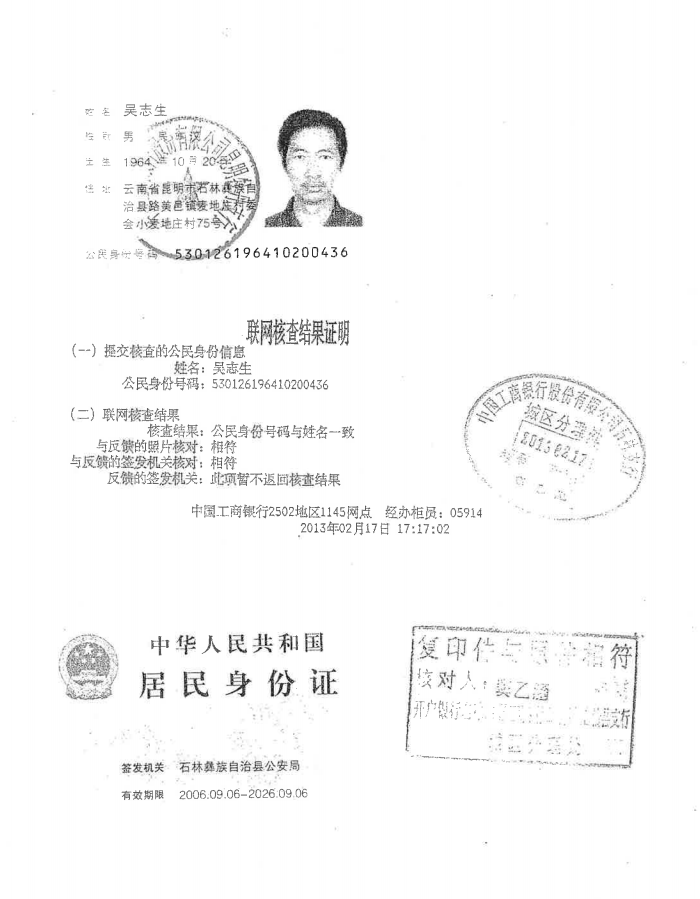
#> input picture 2.png, 700 x 899 px
$ python -i helper.py   (imports and definitions only)   (older library calls are emulated)
#> lines starting #> are read from the running program, lines starting #| are printed output that depends on the picture; after the words box and inside, x2 and y2 are one past the last pixel; in counts of white or black regions, pixels touching at a corner belong together
from tqdm import tqdm
from scipy import misc, ndimage
import random
import math
import cv2
import os
import shutil
import pyltp
import numpy as np

LTP_DATA_DIR = r'/home/lcong/automl/models/ltp_data_v3.4.0'
ner_model_path = os.path.join(LTP_DATA_DIR, 'ner.model')
cws_model_path = os.path.join(LTP_DATA_DIR, 'cws.model')
pos_model_path = os.path.join(LTP_DATA_DIR, 'pos.model')
# [1 line that did not run here, left out]
# [1 line not run here, left out]
# [1 line that did not run here, left out]
# [1 line not run here, left out]
# [1 line that did not run here, left out]
# [1 line not run here, left out]


# [60 lines left out: functions extract_name, get_conf, str_count, create, not called in this run]


B = [['chart 1.00', (123, 123), (433, 1348)],
     ['seal_name 0.98', (922, 198), (956, 263)],
     ['seal_name 1.00', (884, 87), (967, 174)]]


# [94 lines left out: functions get_label, cut_index, idcard2sex, check_bankcard, check_idcard, not called in this run]


def rotate_image(filepath):
#> called with filepath = '../../2.png'
    img = cv2.imread(filepath)
#> img is the input picture: shape (899, 700, 3); min 6, max 255, mean 248.4
    gray = cv2.cvtColor(img, cv2.COLOR_BGR2GRAY)
    edges = cv2.Canny(gray, 50, 150, apertureSize=3)
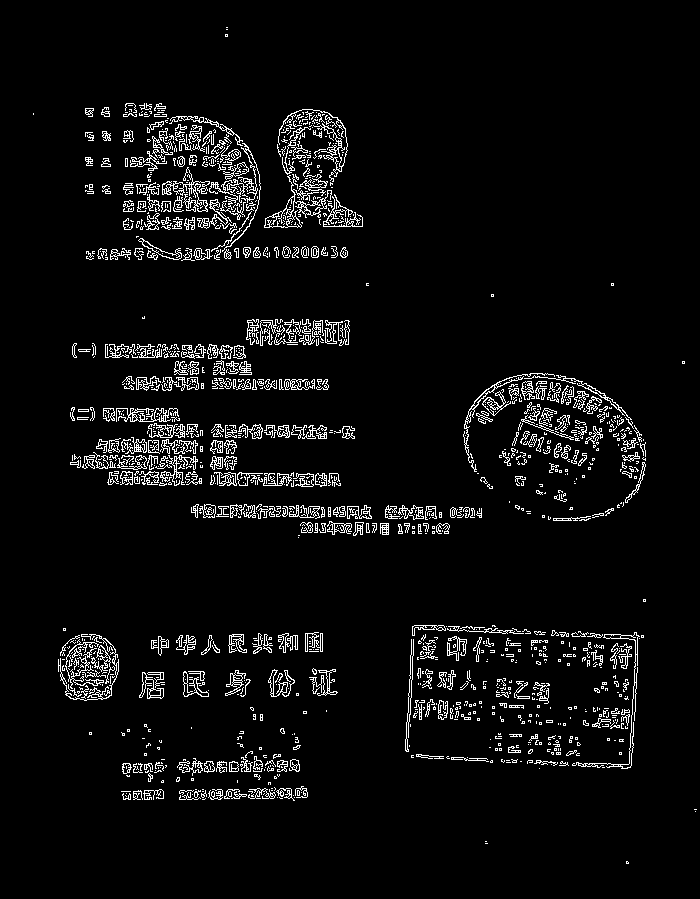
#> edges: shape (899, 700); 5% white in thin lines or dots, all inside (x1, y1, x2, y2) = (33, 27, 697, 864)

    # 霍夫变换
    lines = cv2.HoughLines(edges, 1, np.pi/180, 200)
#> lines = None
    try:
        for rho, theta in lines[0]:
            a = np.cos(theta)
            b = np.sin(theta)
            x0 = a*rho
            y0 = b*rho
            x1 = int(x0 + 1000*(-b))
            y1 = int(y0 + 1000*(a))
            x2 = int(x0 - 1000*(-b))
            y2 = int(y0 - 1000*(a))
            if x1 == x2 or y1 == y2:
                misc.imsave(filepath.replace('.', '_rotated.'), img)
                continue
            t = float(y2-y1)/(x2-x1)
            rotate_angle = math.degrees(math.atan(t))
            if int(abs(t)) == 1:
                misc.imsave(filepath.replace('.', '_rotated.'), img)
                continue
            if rotate_angle > 45:
                rotate_angle = -90 + rotate_angle
            elif rotate_angle < -45:
                rotate_angle = 90 + rotate_angle
            rotate_img = ndimage.rotate(img, rotate_angle)
            misc.imsave(filepath.replace('.', '_rotated.'), rotate_img)
#> this loop made 0 passes
    except:
        misc.imsave(filepath.replace('.', '_rotated.'), img)
        pass


class Person(object):
    # [10 lines left out: function __init__, not called in this run]

>>> result = rotate_image('../../2.png')
